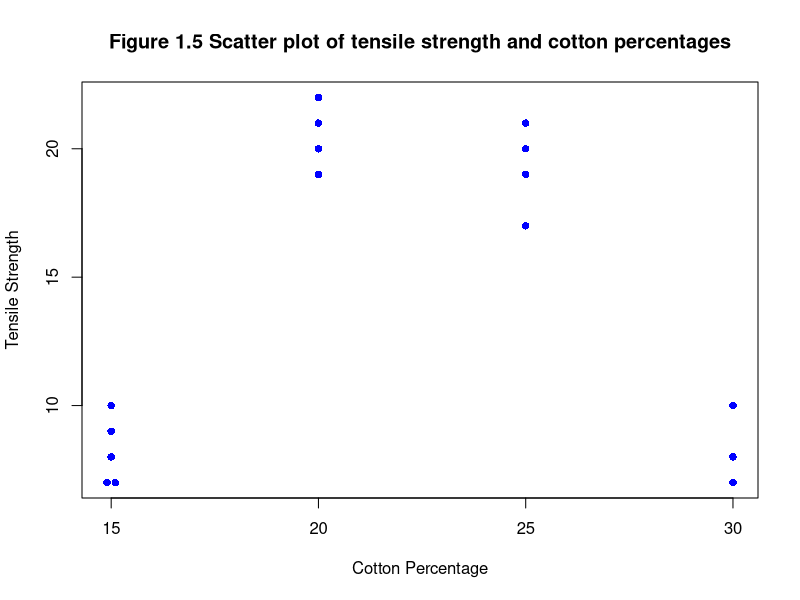
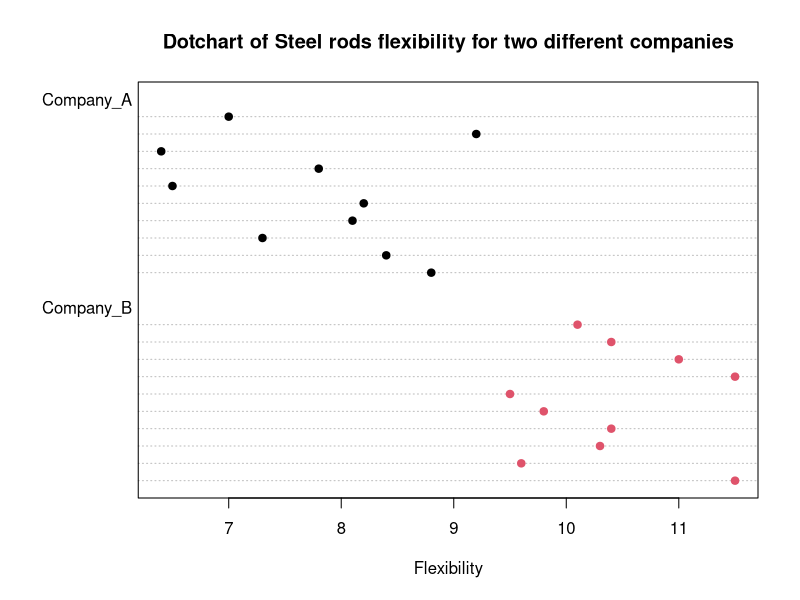
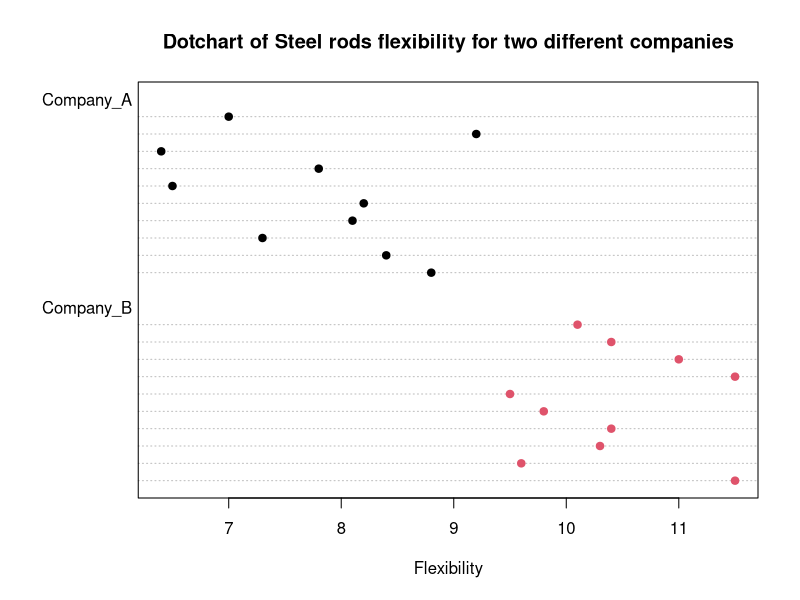
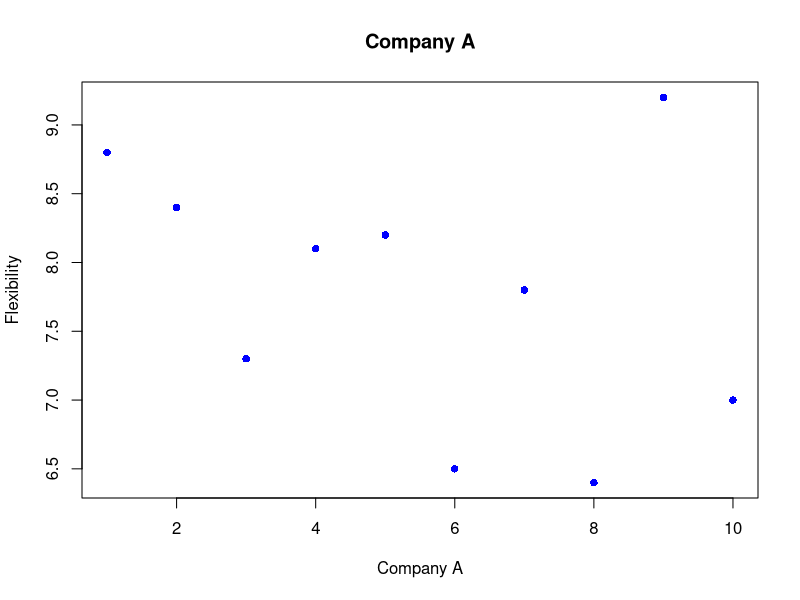
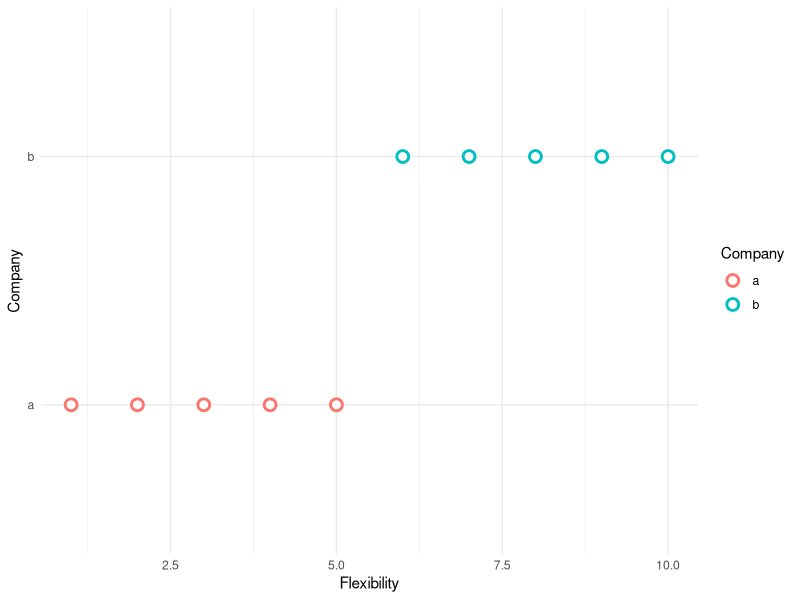

R code for these plots, in order:
## ---- chunk 1
cotton_percentage <- c(14.9, 15.1, 15, 15, 15, 20, 20, 20, 20, 20, 25, 25, 25, 25, 25, 30, 30, 30, 30)
tensile_strength <- c(    7,    7,  9,  8, 10, 19, 20, 21, 20, 22, 21, 21, 17, 19, 20, 8, 7, 8, 10)
## ---- chunk 2
plot(cotton_percentage, tensile_strength,
     main = "Figure 1.5 Scatter plot of tensile strength and cotton percentages",
     xlab = "Cotton Percentage",
     ylab = "Tensile Strength",
     pch = 16,       # Solid circles
     col = "blue")   # Color of points
## ---- chunk 3
# Load necessary library
library(tibble)
# Create the dataframe (visual easy to understand, creating a tibble by Row)
data <- tribble(
~Company_A, ~Company_B, # The ~ symbol is used to specify the column names
8.8, 11.5,
8.4, 9.6,
7.3, 10.3,
8.1, 10.4,
8.2, 9.8,
6.5, 9.5,
7.8, 11.5,
6.4, 11.0,
9.2, 10.4,
7.0, 10.1
)
print(data)
library(tidyr)
long_data <- pivot_longer(data, cols = everything(), names_to = "Company", values_to = "Flexibility")
str(long_data)
dotchart(long_data$Flexibility,
         main = "Dotchart of Steel rods flexibility for two different companies",
         xlab = "Flexibility",
         groups = as.factor(long_data$Company),
         pch = 19,
         col = as.factor(long_data$Company))

#OR transform first to categoric value
str(long_data)
long_data$Company <- as.factor(long_data$Company)
str(long_data)
dotchart(long_data$Flexibility,
         main = "Dotchart of Steel rods flexibility for two different companies",
         xlab = "Flexibility",
         groups = long_data$Company,
         pch = 19,
         col = long_data$Company)
## ---- chunk 4
data_point <- c(7.07, 7.00, 7.10, 6.97, 7.00, 7.02, 7.01, 7.00, 7.00, 7.00)
X_bar <- mean(data_point)
n <- length(data_point)
range(data_point)
#Example variance calculation
variance <- sum((data_point - X_bar)^2)/(n-1)
sd <- sqrt(variance)
variance
sd
summary(data_point)
#sort the data_point from small to big

sort(data_point)

# sort the data point from big to small
sort(data_point, decreasing = TRUE)
#sd_calculation

## ---- chunk 5
# Load necessary library
library(tibble)

# Create the dataframe (visual easy to understand, creating a tibble by Row)
data <- tribble(
  ~Company_A, ~Company_B, ~Company_C,# The ~ symbol is used to specify the column names
  8.8, 11.5, 3.4,
  8.4, 9.6,  3.2,
  7.3, 10.3, 3.1,
  8.1, 10.4, 3.3,
  8.2, 9.8,  3.2,
  6.5, 9.5,  3.1,
  7.8, 11.5, 3.4,
  6.4, 11.0, 3.3,
  9.2, 10.4, 3.2,
  7.0, 10.1, 3.1,
)

# Display the dataframe
print(data)
#print company A
data$Company_A

sd(data$Company_A)
mean(data$Company_A)
median(data$Company_A)

# plot the sd mean and median
plot(data$Company_A, main = "Company A", xlab = "Company A", ylab = "Flexibility", pch = 16, col = "blue")


## ---- chunk 6
# histogram of the mean and median
compare_mean_median_A <- c(mean(data$Company_A), median(data$Company_A))
compare_mean_median_B <- c(mean(data$Company_B), median(data$Company_B))
print(compare_mean_median_A)
print(compare_mean_median_B)


## ---- chunk 7
a <- c(1,2,3,4,5)
b<- c(6,7,8,9,10)

data <- data.frame(a,b)
data
## ---- chunk 8
library(tidyr)
long_data <- pivot_longer(data, cols = everything(), names_to = "Company", values_to = "Flexibility")
str(long_data)
view(long_data)
## ---- chunk 9

library(ggplot2)
ggplot(long_data, aes(y = Company, x= Flexibility, color = Company)) + geom_point(size = 3, stroke = 1.5, shape = 21, fill = "white") + theme_minimal()
## ---- chunk 10
new_data_point <- tribble(
~Control,~Treatment,
  5,-6,
  6,4,
  -4,9,
  13,3,
  1,3,
  4,11,
  22,39,
  -9,4,
  9,6,
  4,6
)


